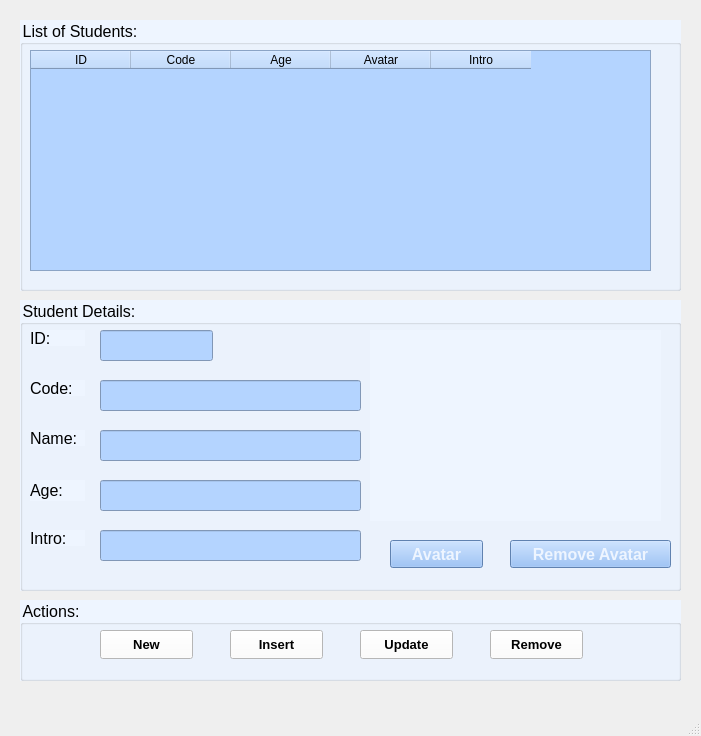
<?xml version="1.0" encoding="UTF-8"?>
<ui version="4.0">
 <class>MainWindow</class>
 <widget class="QMainWindow" name="MainWindow">
  <property name="geometry">
   <rect>
    <x>0</x>
    <y>0</y>
    <width>701</width>
    <height>736</height>
   </rect>
  </property>
  <property name="windowTitle">
   <string>Đỗ Nhật Bản - Student Management</string>
  </property>
  <widget class="QWidget" name="centralwidget">
   <widget class="QGroupBox" name="groupBox">
    <property name="geometry">
     <rect>
      <x>20</x>
      <y>20</y>
      <width>661</width>
      <height>271</height>
     </rect>
    </property>
    <property name="font">
     <font>
      <pointsize>12</pointsize>
     </font>
    </property>
    <property name="styleSheet">
     <string notr="true">background-color: rgb(238, 245, 255);
color: rgb(0, 0, 0);
</string>
    </property>
    <property name="title">
     <string>List of Students:</string>
    </property>
    <widget class="QTableWidget" name="tableWidgetStudent">
     <property name="geometry">
      <rect>
       <x>10</x>
       <y>30</y>
       <width>621</width>
       <height>221</height>
      </rect>
     </property>
     <property name="styleSheet">
      <string notr="true">background-color: rgb(180, 212, 255);
color: rgb(0, 0, 0);</string>
     </property>
     <column>
      <property name="text">
       <string>ID</string>
      </property>
     </column>
     <column>
      <property name="text">
       <string>Code</string>
      </property>
     </column>
     <column>
      <property name="text">
       <string>Age</string>
      </property>
     </column>
     <column>
      <property name="text">
       <string>Avatar</string>
      </property>
     </column>
     <column>
      <property name="text">
       <string>Intro</string>
      </property>
     </column>
    </widget>
   </widget>
   <widget class="QGroupBox" name="groupBox_2">
    <property name="geometry">
     <rect>
      <x>20</x>
      <y>300</y>
      <width>661</width>
      <height>291</height>
     </rect>
    </property>
    <property name="font">
     <font>
      <pointsize>12</pointsize>
     </font>
    </property>
    <property name="styleSheet">
     <string notr="true">background-color: rgb(238, 245, 255);
color: rgb(0, 0, 0);
</string>
    </property>
    <property name="title">
     <string>Student Details:</string>
    </property>
    <widget class="QLabel" name="label">
     <property name="geometry">
      <rect>
       <x>10</x>
       <y>30</y>
       <width>55</width>
       <height>16</height>
      </rect>
     </property>
     <property name="font">
      <font>
       <pointsize>12</pointsize>
      </font>
     </property>
     <property name="text">
      <string>ID:</string>
     </property>
    </widget>
    <widget class="QLabel" name="label_2">
     <property name="geometry">
      <rect>
       <x>10</x>
       <y>80</y>
       <width>55</width>
       <height>16</height>
      </rect>
     </property>
     <property name="font">
      <font>
       <pointsize>12</pointsize>
      </font>
     </property>
     <property name="styleSheet">
      <string notr="true">color: rgb(0, 0, 0);</string>
     </property>
     <property name="text">
      <string>Code:</string>
     </property>
    </widget>
    <widget class="QLabel" name="label_3">
     <property name="geometry">
      <rect>
       <x>10</x>
       <y>130</y>
       <width>55</width>
       <height>16</height>
      </rect>
     </property>
     <property name="font">
      <font>
       <pointsize>12</pointsize>
      </font>
     </property>
     <property name="styleSheet">
      <string notr="true">color: rgb(0, 0, 0);</string>
     </property>
     <property name="text">
      <string>Name:</string>
     </property>
    </widget>
    <widget class="QLabel" name="label_4">
     <property name="geometry">
      <rect>
       <x>10</x>
       <y>180</y>
       <width>55</width>
       <height>21</height>
      </rect>
     </property>
     <property name="font">
      <font>
       <pointsize>12</pointsize>
      </font>
     </property>
     <property name="styleSheet">
      <string notr="true">color: rgb(0, 0, 0);</string>
     </property>
     <property name="text">
      <string>Age:</string>
     </property>
    </widget>
    <widget class="QLabel" name="label_5">
     <property name="geometry">
      <rect>
       <x>10</x>
       <y>230</y>
       <width>55</width>
       <height>16</height>
      </rect>
     </property>
     <property name="font">
      <font>
       <pointsize>12</pointsize>
      </font>
     </property>
     <property name="styleSheet">
      <string notr="true">color: rgb(0, 0, 0);</string>
     </property>
     <property name="text">
      <string>Intro:</string>
     </property>
    </widget>
    <widget class="QLabel" name="labelAvatar">
     <property name="geometry">
      <rect>
       <x>350</x>
       <y>30</y>
       <width>291</width>
       <height>191</height>
      </rect>
     </property>
     <property name="text">
      <string/>
     </property>
     <property name="pixmap">
      <pixmap>images/Danny.jpg</pixmap>
     </property>
     <property name="scaledContents">
      <bool>true</bool>
     </property>
    </widget>
    <widget class="QPushButton" name="pushButtonAvatar">
     <property name="geometry">
      <rect>
       <x>370</x>
       <y>240</y>
       <width>93</width>
       <height>28</height>
      </rect>
     </property>
     <property name="font">
      <font>
       <pointsize>12</pointsize>
       <weight>75</weight>
       <bold>true</bold>
      </font>
     </property>
     <property name="styleSheet">
      <string notr="true">background-color: rgb(134, 182, 246);
color: rgb(238, 245, 255);</string>
     </property>
     <property name="text">
      <string>Avatar</string>
     </property>
    </widget>
    <widget class="QPushButton" name="pushButtonRemoveAvatar">
     <property name="geometry">
      <rect>
       <x>490</x>
       <y>240</y>
       <width>161</width>
       <height>28</height>
      </rect>
     </property>
     <property name="font">
      <font>
       <pointsize>12</pointsize>
       <weight>75</weight>
       <bold>true</bold>
      </font>
     </property>
     <property name="styleSheet">
      <string notr="true">background-color: rgb(134, 182, 246);
color: rgb(238, 245, 255);</string>
     </property>
     <property name="text">
      <string>Remove Avatar</string>
     </property>
    </widget>
    <widget class="QLineEdit" name="lineEditId">
     <property name="geometry">
      <rect>
       <x>80</x>
       <y>30</y>
       <width>113</width>
       <height>31</height>
      </rect>
     </property>
     <property name="styleSheet">
      <string notr="true">background-color: rgb(180, 212, 255);</string>
     </property>
    </widget>
    <widget class="QLineEdit" name="lineEditCode">
     <property name="geometry">
      <rect>
       <x>80</x>
       <y>80</y>
       <width>261</width>
       <height>31</height>
      </rect>
     </property>
     <property name="styleSheet">
      <string notr="true">background-color: rgb(180, 212, 255);</string>
     </property>
    </widget>
    <widget class="QLineEdit" name="lineEditName">
     <property name="geometry">
      <rect>
       <x>80</x>
       <y>130</y>
       <width>261</width>
       <height>31</height>
      </rect>
     </property>
     <property name="styleSheet">
      <string notr="true">background-color: rgb(180, 212, 255);</string>
     </property>
    </widget>
    <widget class="QLineEdit" name="lineEditAge">
     <property name="geometry">
      <rect>
       <x>80</x>
       <y>180</y>
       <width>261</width>
       <height>31</height>
      </rect>
     </property>
     <property name="styleSheet">
      <string notr="true">background-color: rgb(180, 212, 255);</string>
     </property>
    </widget>
    <widget class="QLineEdit" name="lineEditIntro">
     <property name="geometry">
      <rect>
       <x>80</x>
       <y>230</y>
       <width>261</width>
       <height>31</height>
      </rect>
     </property>
     <property name="styleSheet">
      <string notr="true">background-color: rgb(180, 212, 255);</string>
     </property>
    </widget>
   </widget>
   <widget class="QGroupBox" name="groupBox_3">
    <property name="geometry">
     <rect>
      <x>20</x>
      <y>600</y>
      <width>661</width>
      <height>81</height>
     </rect>
    </property>
    <property name="font">
     <font>
      <pointsize>12</pointsize>
     </font>
    </property>
    <property name="styleSheet">
     <string notr="true">background-color: rgb(238, 245, 255);
color: rgb(0, 0, 0);
</string>
    </property>
    <property name="title">
     <string>Actions:</string>
    </property>
    <widget class="QPushButton" name="pushButtonNew">
     <property name="geometry">
      <rect>
       <x>80</x>
       <y>30</y>
       <width>93</width>
       <height>29</height>
      </rect>
     </property>
     <property name="font">
      <font>
       <pointsize>10</pointsize>
       <weight>75</weight>
       <bold>true</bold>
       <strikeout>false</strikeout>
       <kerning>true</kerning>
      </font>
     </property>
     <property name="styleSheet">
      <string notr="true">background-color: rgb(255, 255, 255);
color: rgb(0, 0, 0);
border-color: rgb(11, 96, 176);</string>
     </property>
     <property name="text">
      <string>New</string>
     </property>
     <property name="icon">
      <iconset>
       <normaloff>images/ic_new.png</normaloff>images/ic_new.png</iconset>
     </property>
    </widget>
    <widget class="QPushButton" name="pushButtonInsert">
     <property name="geometry">
      <rect>
       <x>210</x>
       <y>30</y>
       <width>93</width>
       <height>29</height>
      </rect>
     </property>
     <property name="font">
      <font>
       <pointsize>10</pointsize>
       <weight>75</weight>
       <bold>true</bold>
       <strikeout>false</strikeout>
       <kerning>true</kerning>
      </font>
     </property>
     <property name="styleSheet">
      <string notr="true">background-color: rgb(255, 255, 255);
color: rgb(0, 0, 0);
border-color: rgb(11, 96, 176);</string>
     </property>
     <property name="text">
      <string>Insert</string>
     </property>
     <property name="icon">
      <iconset>
       <normaloff>images/ic_save.png</normaloff>images/ic_save.png</iconset>
     </property>
    </widget>
    <widget class="QPushButton" name="pushButtonUpdate">
     <property name="geometry">
      <rect>
       <x>340</x>
       <y>30</y>
       <width>93</width>
       <height>29</height>
      </rect>
     </property>
     <property name="font">
      <font>
       <pointsize>10</pointsize>
       <weight>75</weight>
       <bold>true</bold>
       <strikeout>false</strikeout>
       <kerning>true</kerning>
      </font>
     </property>
     <property name="styleSheet">
      <string notr="true">background-color: rgb(255, 255, 255);
color: rgb(0, 0, 0);
border-color: rgb(11, 96, 176);</string>
     </property>
     <property name="text">
      <string>Update</string>
     </property>
     <property name="icon">
      <iconset>
       <normaloff>images/ic_update.png</normaloff>images/ic_update.png</iconset>
     </property>
    </widget>
    <widget class="QPushButton" name="pushButtonRemove">
     <property name="geometry">
      <rect>
       <x>470</x>
       <y>30</y>
       <width>93</width>
       <height>29</height>
      </rect>
     </property>
     <property name="font">
      <font>
       <pointsize>10</pointsize>
       <weight>75</weight>
       <bold>true</bold>
       <strikeout>false</strikeout>
       <kerning>true</kerning>
      </font>
     </property>
     <property name="styleSheet">
      <string notr="true">background-color: rgb(255, 255, 255);
border-color: rgb(11, 96, 176);

color: rgb(0, 0, 0);</string>
     </property>
     <property name="text">
      <string>Remove</string>
     </property>
     <property name="icon">
      <iconset>
       <normaloff>images/ic_delete.png</normaloff>images/ic_delete.png</iconset>
     </property>
    </widget>
   </widget>
  </widget>
  <widget class="QMenuBar" name="menubar">
   <property name="geometry">
    <rect>
     <x>0</x>
     <y>0</y>
     <width>701</width>
     <height>26</height>
    </rect>
   </property>
  </widget>
  <widget class="QStatusBar" name="statusbar"/>
 </widget>
 <resources/>
 <connections/>
</ui>
